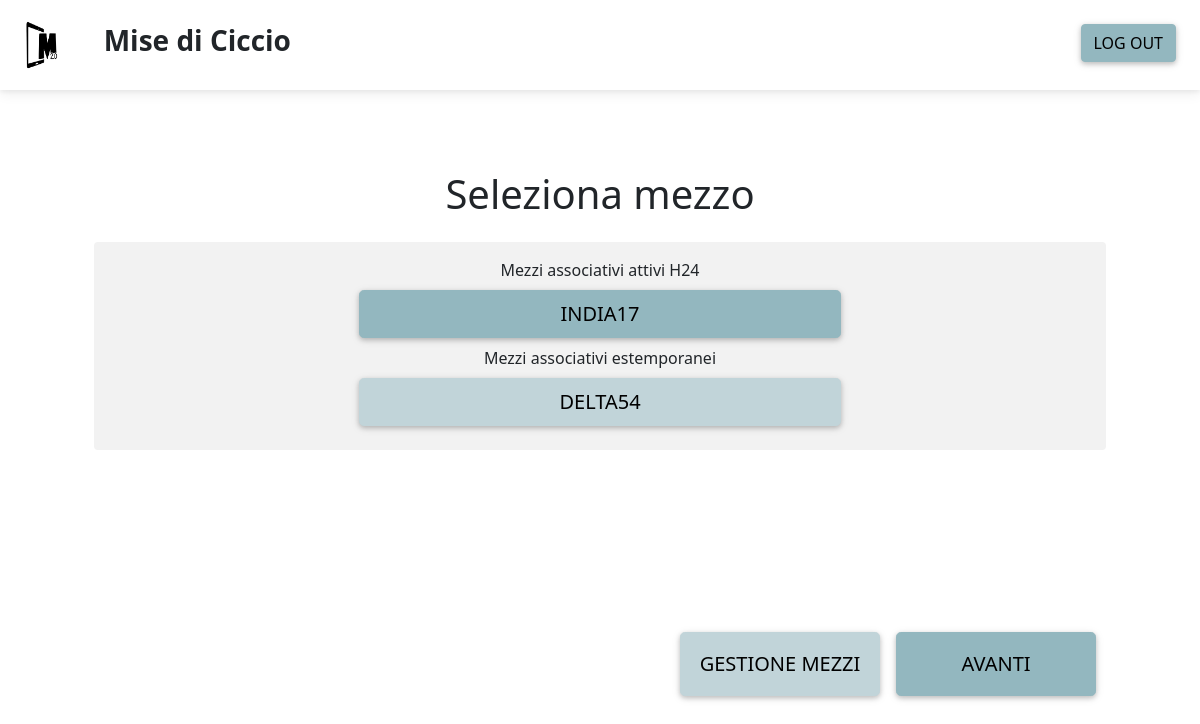
Page /home_sc/ (signed in) on the committed database.
### scheda/models.py (models this page shows, shortened)
class MyUser(AbstractUser):
    username = models.CharField(max_length=30, unique=True,
        help_text= ('Required. 30 characters or fewer. Letters, digits and '
                    '@/./+/-/_ only.'))
    is_active = models.BooleanField(default=True)
    staff = models.BooleanField(default=False) # a admin user; non super-user
    admin = models.BooleanField(default=False) # a superuser
    is_operator = models.BooleanField(default=False)
    corporation = models.CharField(max_length=30, blank=True)
    phone = models.CharField(max_length=30, blank=True)
    USERNAME_FIELD = 'username'
    REQUIRED_FIELDS = [] # Email & Password are required by default.
    objects = UserManager()

class Mezzo(models.Model):
    id_mezzo = models.AutoField(primary_key = True)
    nome = models.CharField(unique = True, max_length = 10)
    tipologia = models.CharField(max_length = 10)
    all_day = models.BooleanField(default = False)
    username = models.ForeignKey(MyUser, on_delete = models.CASCADE)
    num_mezzo = models.IntegerField()
    equip_min = models.IntegerField()

### scheda/views.py (the view)
# urls.py: path('home_sc/', scheda.HomeSocieta.as_view(), name='home_sc'),
class HomeSocieta(generic.View):
    def get(self, request):
        template_name = 'home_sc.html'
        mezzi = Mezzo.objects.filter(username=request.user.id)
        mezzitemp = []
        for m in mezzi:
            if m.all_day == False:
                mezzitemp.append(m)
        return render(request, template_name, context={'mezzi':mezzi,'mezzitemp':mezzitemp})

### templates/home_sc.html (shortened to what this page needs)
{% extends 'base.html' %}
{% load static %}
{% block content %}
<nav class="navbar navbar-light d-flex justify-content-start">
    <a class="navbar-brand ms-3" href="#">
        <img
        src="{% static 'img/logoHCI.png' %}"
        height="50"
        loading="lazy"
        />
    </a>
    <div class="ms-0 p-3">
        <h3><strong>{{request.user.corporation}}</strong></h3>
    </div>
    <a href="{% url 'logout' %}" class="btn btn-primary m-4" style="position: absolute; right: 0; top: 0;">Log out</a>
</nav>
<div class="container-sm p-3 rounded bg-white text-center d-flex flex-column">
    <div class="container mt-5 text-center bg-white">
        <h1 class="m-3">Seleziona mezzo</h1>
    </div>
    <form action="{% url 'mezzo_scelto' %}" method="get">
        <div class="container pt-2 ps-5 pe-5 mb-auto bg-white" style="overflow: auto;">
            <div class="container-sm p-3 rounded text-center bg-light" >
                {% if mezzi %}
                    <p class="slogan mb-0">Mezzi associativi attivi H24</p>
                    {% for m in mezzi %}
                        {% if m.all_day %}
                            <div class="row">
                                <div class="col m-2">
                                    <label class="btn btn-primary btn-lg w-50" for="{{ m.nome }}">{{ m.nome }}</label>
                                </div>
                            </div>
                        {% endif %}
                    {% endfor %}
                    <p class="slogan mb-0">Mezzi associativi estemporanei</p>
                    {% for m in mezzitemp %}
                        <div class="row">
                            <div class="col m-2">
                                <label class="btn btn-secondary btn-lg w-50" for="{{ m.nome }}">{{ m.nome }}</label>
                            </div>
                        </div>
                    {% endfor %}
                {% else %}
                    <p class="slogan mb-0">Non sono ancora presenti mezzi associativi.</p>
                    <p class="slogan mb-0">Per crearne di nuovi vai in <a href="{% url 'gestione_mezzi' %}" class="text-decoration-none" style="color: var(--bs-info);"><strong>GESTIONE MEZZI</strong></a></p>
                {% endif %}
            </div>
            <div class="container p-5 mt-auto mb-5 me-5 text-center bg-white position-absolute bottom-0 end-0">
                <div class="row">
                    <div class="col d-flex justify-content-end">
                        <a href="{% url 'gestione_mezzi' %}" role="button" class="btn p-3 btn-secondary m-2 btn-lg" type="submit" style="width: 200px;">
                            Gestione mezzi
                        </a>
                        <input type="submit" class="btn p-3 btn-primary btn-lg m-2" value='Avanti' style="width: 200px;">
                    </div>
                </div>
            </div>
        </div>
    </form>
</div>
{% endblock %}
{% block scripts %}
<link rel="stylesheet" href="https://cdnjs.cloudflare.com/ajax/libs/bootstrap-select/1.13.1/css/bootstrap-select.css" />
{% endblock %}

### rows in the picture
MyUser: user.corporation "Mise di Ciccio"
Mezzo: nome "INDIA17"
Mezzo: nome "DELTA54"
